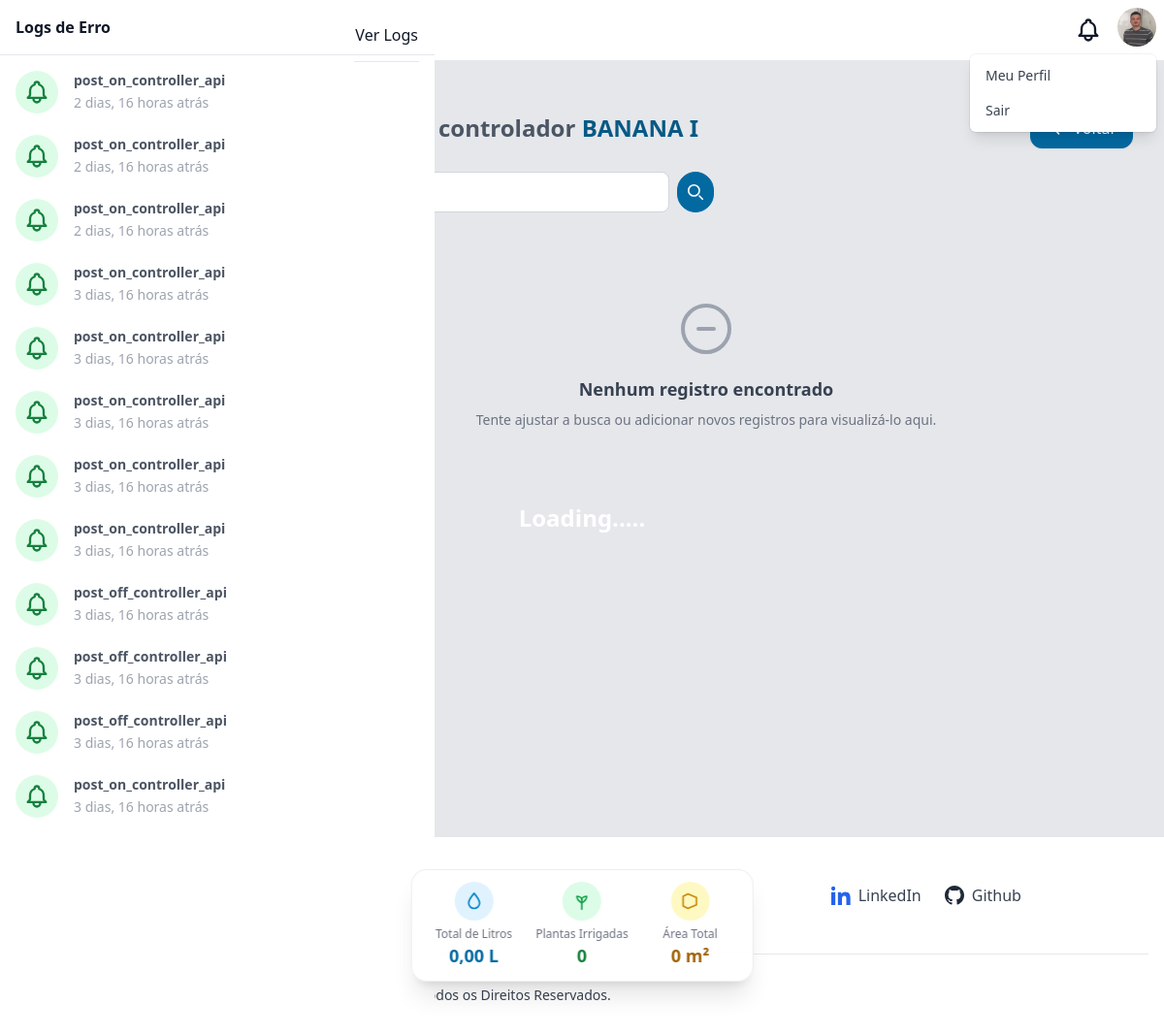
/controllers/irrigationsforcontroller/3/ (signed in), run on an earlier commit of the app's database.
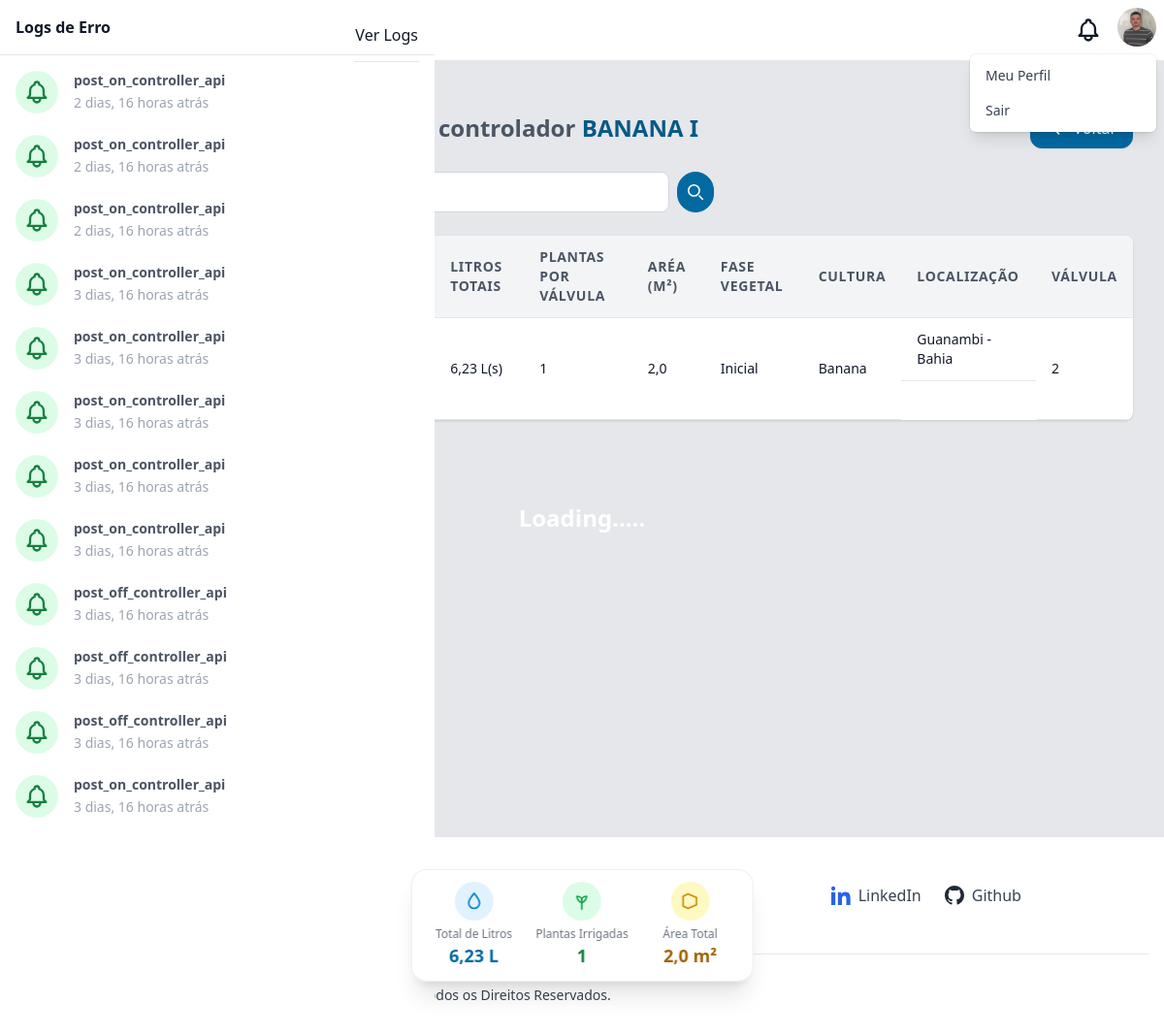
And on a later commit of the database.
### logs/models.py (models this page shows, shortened)
class Log(models.Model):
    reference = models.CharField(max_length=255)
    viewed = models.BooleanField(default=0)
    exception = models.JSONField()
    created_at = models.DateTimeField()

### controllers/models.py (models this page shows, shortened)
class IrrigationController(models.Model):
    PHASE_CHOICES_VEGETABLE = [
        (1, 'Inicial'),
        (2, 'Vegetativa'),
        (3, 'Floração'),
        (4, 'Frutificação'),
        (5, 'Maturação'),
    ]
    date = models.DateField(auto_now_add=True)
    time = models.TimeField(auto_now_add=True)
    total_liters = models.FloatField(
        help_text="Total de litros de água utilizados na irrigação"
    )
    plants_number = models.PositiveIntegerField(
        help_text="Quantidade de plantas/vegetais irrigados por válvula"
    )
    irrigation_radius = models.FloatField(
        help_text="Raio de cobertura da irrigação em metros"
    )
    phase_vegetable = models.PositiveSmallIntegerField(
        choices=PHASE_CHOICES_VEGETABLE,
        help_text="Fase do cultivo no momento da irrigação"
    )
    controller = models.ForeignKey(
        Controller,
        on_delete=models.SET_NULL,
        related_name='irrigations',
        null=True
    )
    valvecontroller = models.ForeignKey(
        ValveController,
        on_delete=models.SET_NULL,
        related_name="irrigations",
        null=True,
        blank=True
    )
    geolocation = models.ForeignKey(
        Geolocation,
        on_delete=models.SET_NULL,
        null=True,
        blank=True
    )
    culturevegetable = models.ForeignKey(
        CultureVegetable,
        on_delete=models.SET_NULL,
        null=True,
        blank=True
    )

class ValveController(models.Model):
    plants_number = models.PositiveIntegerField(
        help_text="Quantidade de plantas/vegetais irrigados por válvula"
    )
    irrigation_radius = models.FloatField(
        help_text="Raio de cobertura da irrigação em metros"
    )
    order = models.IntegerField(default=0)
    last_irrigation = models.DateField(null=True, blank=True)
    status = models.BooleanField(default=False)
    controller = models.ForeignKey(
        Controller,
        on_delete=models.CASCADE,
        related_name='valves'
    )
    created_at = models.DateTimeField(
        auto_now_add=True,
        help_text="Data e hora de criação da válvula"
    )

### culturesvegetables/models.py (models this page shows, shortened)
class CultureVegetable(models.Model):
    name = models.CharField(max_length=255)
    emoji = models.CharField(
        max_length=2,
        validators=[emoji_validator],
        help_text="Escolha um emoji para representar a cultura.",
        blank=True,
        null=True
    )
    phase_initial_kc = models.FloatField(validators=[MinValueValidator(0.0)])
    phase_vegetative_kc = models.FloatField(validators=[MinValueValidator(0.0)])
    phase_flowering_kc = models.FloatField(validators=[MinValueValidator(0.0)])
    phase_fruiting_kc = models.FloatField(validators=[MinValueValidator(0.0)])
    phase_maturation_kc = models.FloatField(validators=[MinValueValidator(0.0)])

### geolocations/models.py (models this page shows, shortened)
class Geolocation(models.Model):
    city = models.CharField(max_length=255)
    state = models.CharField(max_length=255)
    latitude = models.FloatField()
    longitude = models.FloatField()
    favorite = models.BooleanField(default=False)

### controllers/views.py (the view)
# urls.py: path('irrigationsforcontroller/<int:id>/', views.irrigationsControllersList, name='irrigationsforcontrollers_list'),
@login_required(login_url='/auth/login/')
def irrigationsControllersList(request, id):
    logs = Log.objects.order_by('-created_at')
    hasUnread = logs.filter(viewed=False).exists()
    logs = logs[:12]
    formCultureVegetable = CultureVegetableForm()
    geolocations = Geolocation.objects.all()
    culturesVegetables = CultureVegetable.objects.all()
    controller = get_object_or_404(Controller, id=id)
    controllerList = controller.irrigations.all()
    controllerList = controllerList.order_by('-date')
    paginator = Paginator(controllerList, 60)
    pageNumber = request.GET.get('page')
    pageObj = paginator.get_page(pageNumber)
    totals = controllerList.aggregate(
        totalLiters=Sum('total_liters'),
        totalPlants=Sum('plants_number'),
        totalRadius=Sum('irrigation_radius')
    )
    totalLiters = totals['totalLiters'] or 0
    totalPlants = totals['totalPlants'] or 0
    totalArea = 0
    for irrigation in controllerList:
        if irrigation.irrigation_radius:
            totalArea += irrigation.irrigation_radius
    return render(
        request,
        'controller/irrigationcontroller/listforcontroller.html',
        context={
            'user': request.user,
            'logs': logs,
            'page_obj': pageObj,
            'form_culture_vegetable': formCultureVegetable,
            'has_unread': hasUnread,
            'geolocations': geolocations,
            'cultures_vegetables': culturesVegetables,
            'controller': controller,
            'valves': controller.valves.all(),
            'total_liters': totalLiters,
            'total_plants': totalPlants,
            'total_area': round(totalArea, 2),
            "today": now().date()
        }
    )

### templates/controller/irrigationcontroller/listforcontroller.html (shortened to what the changed rows need)
{% extends "base.html" %}
{% load static %}
{% block content %}
<div class="antialiased font-sans min-h-[800px] bg-gray-200 pb-32">
  <div class="container mx-auto py-4 px-4 sm:px-6 lg:px-8">
    <div class="py-8">
      <div class="flex flex-col sm:flex-row sm:items-center sm:justify-between mb-6 gap-4">
        <h2 class="text-2xl font-bold text-gray-600 flex flex-col sm:flex-row sm:items-center gap-2">
          <span>
            Irrigações do controlador <span class="text-sky-800 dark:text-sky-800 font-semibold">{{ controller.name }}</span>
          </span>
        </h2>
      </div>
      {% if page_obj %}
        <div class="overflow-x-auto rounded-lg shadow bg-white">
          <table class="w-full min-w-[600px] text-sm text-left">
            <thead>
              <tr class="bg-gray-100">
                <th class="px-4 py-3 border-b text-gray-600 font-semibold uppercase tracking-wider">ID</th>
                <th class="px-4 py-3 border-b text-gray-600 font-semibold uppercase tracking-wider">Data e Hora</th>
                <th class="px-4 py-3 border-b text-gray-600 font-semibold uppercase tracking-wider">Litros Totais</th>
                <th class="px-4 py-3 border-b text-gray-600 font-semibold uppercase tracking-wider">Plantas por Válvula</th>
                <th class="px-4 py-3 border-b text-gray-600 font-semibold uppercase tracking-wider">Aréa (m²)</th>
                <th class="px-4 py-3 border-b text-gray-600 font-semibold uppercase tracking-wider">Fase Vegetal</th>
                <th class="px-4 py-3 border-b text-gray-600 font-semibold uppercase tracking-wider">Cultura</th>
                <th class="px-4 py-3 border-b text-gray-600 font-semibold uppercase tracking-wider">Localização</th>
                <th class="px-4 py-3 border-b text-gray-600 font-semibold uppercase tracking-wider">Válvula</th>
              </tr>
            </thead>
            <tbody>
              {% for irrigation in page_obj %}
                <tr class="hover:bg-gray-50">
                  <td class="px-4 py-3 border-b">{{ irrigation.id }}</td>
                  <td class="px-4 py-3 border-b">
                  </td>
                  <td class="px-4 py-3 border-b">{{ irrigation.total_liters|floatformat:2 }} L(s)</td>
                  <td class="px-4 py-3 border-b">{{ irrigation.plants_number }}</td>
                  <td class="px-4 py-3 border-b">{{ irrigation.irrigation_radius }}</td>
                  <td class="px-4 py-3 border-b">
                    {{ irrigation.get_phase_vegetable_display }}
                  </td>
                  <td class="px-4 py-3 border-b">
                    {{ irrigation.culturevegetable.name|default:"-" }}
                  </td>
                  <td class="px-4 py-3 border-b flex items-center gap-2">
                    {{ irrigation.geolocation.city }} - {{ irrigation.geolocation.state }}
                  </td>
                  <td class="px-4 py-3 border-b">
                    {{ irrigation.valvecontroller.order|default:"-" }}
                  </td>
                </tr>
              {% endfor %}
            </tbody>
          </table>
        </div>
      {% else %}
        <div
          class="flex flex-col items-center justify-center py-16 px-4 text-center"
        >
          <svg
            class="w-16 h-16 text-gray-400 mb-4"
            fill="none"
            stroke="currentColor"
            stroke-width="1.5"
            viewBox="0 0 24 24"
            xmlns="http://www.w3.org/2000/svg"
            aria-hidden="true"
          >
            <path
              stroke-linecap="round"
              stroke-linejoin="round"
              d="M15 12H9m12 0a9 9 0 11-18 0 9 9 0 0118 0z"
            ></path>
          </svg>
          <h3 class="text-lg font-semibold text-gray-700">
            Nenhum registro encontrado
          </h3>
          <p class="mt-2 text-sm text-gray-500">
            Tente ajustar a busca ou adicionar novos registros para
            visualizá-lo aqui.
          </p>
        </div>
      {% endif %}
    </div>
  </div>
</div>
<div class="fixed bottom-14 left-1/2 transform -translate-x-1/2 z-50">
  <div class="bg-white/80 backdrop-blur-xl rounded-2xl shadow-xl border border-gray-200/70
  px-4 py-3 grid grid-cols-1 sm:grid-cols-3 gap-4 max-w-2xl mx-auto
  transition-all duration-300 hover:shadow-2xl hover:scale-105">
    <div class="flex flex-col items-center text-center">
      <div class="flex items-center justify-center w-10 h-10 rounded-full bg-sky-100 mb-1.5">
        <svg xmlns="http://www.w3.org/2000/svg" fill="none" viewBox="0 0 24 24"
             stroke-width="2" stroke="currentColor" class="w-5 h-5 text-sky-600">
          <path stroke-linecap="round" stroke-linejoin="round"
                d="M12 2.25c-4.5 5.25-6.75 9-6.75 12A6.75 6.75 0 0012 21a6.75 6.75 0 006.75-6.75c0-3-2.25-6.75-6.75-12z"/>
        </svg>
      </div>
      <p class="text-xs font-medium text-gray-500">Total de Litros</p>
      <p class="text-lg font-bold text-sky-700">{{ total_liters|floatformat:2 }} L</p>
    </div>
    <div class="flex flex-col items-center text-center">
      <div class="flex items-center justify-center w-10 h-10 rounded-full bg-green-100 mb-1.5">
        <svg xmlns="http://www.w3.org/2000/svg"
            fill="none"
            viewBox="0 0 24 24"
            stroke-width="2"
            stroke="currentColor"
            stroke-linecap="round"
            stroke-linejoin="round"
            class="w-5 h-5 text-green-600"
            aria-hidden="true">
          <path d="M12 22V10"/>
          <path d="M12 14c-4-2-6-5-6-8 3 0 6 1.5 6 4"/>
          <path d="M12 14c4-2 6-5 6-8 -3 0 -6 1.5 -6 4"/>
        </svg>
      </div>
      <p class="text-xs font-medium text-gray-500">Plantas Irrigadas</p>
      <p class="text-lg font-bold text-green-700">{{ total_plants }}</p>
    </div>
    <div class="flex flex-col items-center text-center">
      <div class="flex items-center justify-center w-10 h-10 rounded-full bg-yellow-100 mb-1.5">
        <svg xmlns="http://www.w3.org/2000/svg" fill="none" viewBox="0 0 24 24"
             stroke-width="2" stroke="currentColor" class="w-5 h-5 text-yellow-600">
          <path stroke-linecap="round" stroke-linejoin="round"
                d="M9 3l10.5 4.5v9L9 21 3 18V6l6-3z"/>
        </svg>
      </div>
      <p class="text-xs font-medium text-gray-500">Área Total</p>
      <p class="text-lg font-bold text-yellow-700">{{ total_area }} m²</p>
    </div>
  </div>
</div>
{% endblock %}

### templates/base.html (shortened to what the changed rows need)
{% load static %}
<!DOCTYPE html>
<html lang="pt-br">
  <head>
    <link href="{% static 'css/style.css' %}" rel="stylesheet" />
    <link href="{% static 'css/base.css' %}" rel="stylesheet" />
    <link rel="stylesheet" href="https://unpkg.com/leaflet@1.9.4/dist/leaflet.css" />
  </head>
  <body>
    <div x-data="setup()" x-init="$refs.loading.classList.add('hidden'); setColors(color);" :class="{ 'dark': isDark}">
      <div class="flex h-screen antialiased text-gray-900 bg-gray-100 dark:bg-dark dark:text-light">
        <div class="flex-1 h-full overflow-x-hidden overflow-y-auto">
        {% block content %}
        {% endblock %}
        </div>
        <section
          x-transition:enter="transition duration-300 ease-in-out transform sm:duration-500"
          x-transition:enter-start="-translate-x-full"
          x-transition:enter-end="translate-x-0"
          x-transition:leave="transition duration-300 ease-in-out transform sm:duration-500"
          x-transition:leave-start="translate-x-0"
          x-transition:leave-end="-translate-x-full"
          x-ref="notificationsPanel"
          x-show="isNotificationsPanelOpen"
          @keydown.escape="isNotificationsPanelOpen = false"
          tabindex="-1"
          aria-labelledby="notificationPanelLabel"
          class="fixed inset-y-0 z-20 w-full max-w-xs bg-white dark:bg-darker dark:text-light sm:max-w-md focus:outline-none"
        >
          <div class="flex flex-col h-screen" x-data="{ activeTabe: 'action' }">
            <div class="flex-shrink-0">
              <div class="flex items-center justify-between px-4 pt-4 border-b dark:border-primary-darker">
                <h2 id="notificationPanelLabel" class="pb-4 font-semibold">Logs de Erro</h2>
              </div>
            </div>
            <div class="flex-1 pt-4 overflow-y-hidden hover:overflow-y-auto">
              {% if logs %}
                <div class="space-y-4" x-show.transition.in="activeTabe == 'action'">
                  {% for log in logs %}
                    <a href="/logs/{{log.id}}/get/"
                      class="block hover:bg-gray-100 dark:hover:bg-gray-200 rounded transition-colors duration-150">
                      <div class="flex px-4 space-x-4">
                        <div class="relative flex-shrink-0">
                          <span class="inline-block p-2 overflow-visible rounded-full
                            {% if log.viewed %}
                              bg-green-100 text-green-700
                            {% else %}
                              bg-yellow-100 text-yellow-700
                            {% endif %}">
                          </span>
                          <div class="absolute h-24 p-px -mt-3 -ml-px bg-primary-50 left-1/2 dark:bg-primary-darker"></div>
                        </div>
                        <div class="flex-1 overflow-hidden">
                          <h5 class="text-sm font-semibold text-gray-600 dark:text-light">
                            {{ log.reference }}
                          </h5>
                          <span class="text-sm font-normal text-gray-400 dark:text-primary-light">
                            {{ log.created_at|timesince }} atrás
                          </span>
                        </div>
                      </div>
                    </a>
                  {% endfor %}
                </div>
              {% endif %}
            </div>
          </div>
      </div>
    </div>
  </body>
</html>

What changed in the data, as far as the page shows it:
added IrrigationController: total_liters "6,23", plants_number "1", irrigation_radius "2,0", phase_vegetable "Inicial", culturevegetable.name "Banana", geolocation.city "Guanambi", geolocation.state "Bahia", valvecontroller.order "2"
Also different on the page:
{{ total_liters|floatformat:2 }}: "0,00" → "6,23"
{{ total_plants }}: "0" → "1"
{{ total_area }}: "0" → "2,0"
text no longer shown: "Nenhum registro encontrado Tente ajustar a busca ou adicionar novos registros para visualizá-lo aqui."
text now shown: "LITROS TOTAIS PLANTAS POR VÁLVULA ARÉA (M²) FASE VEGETAL CULTURA LOCALIZAÇÃO VÁLVULA"
